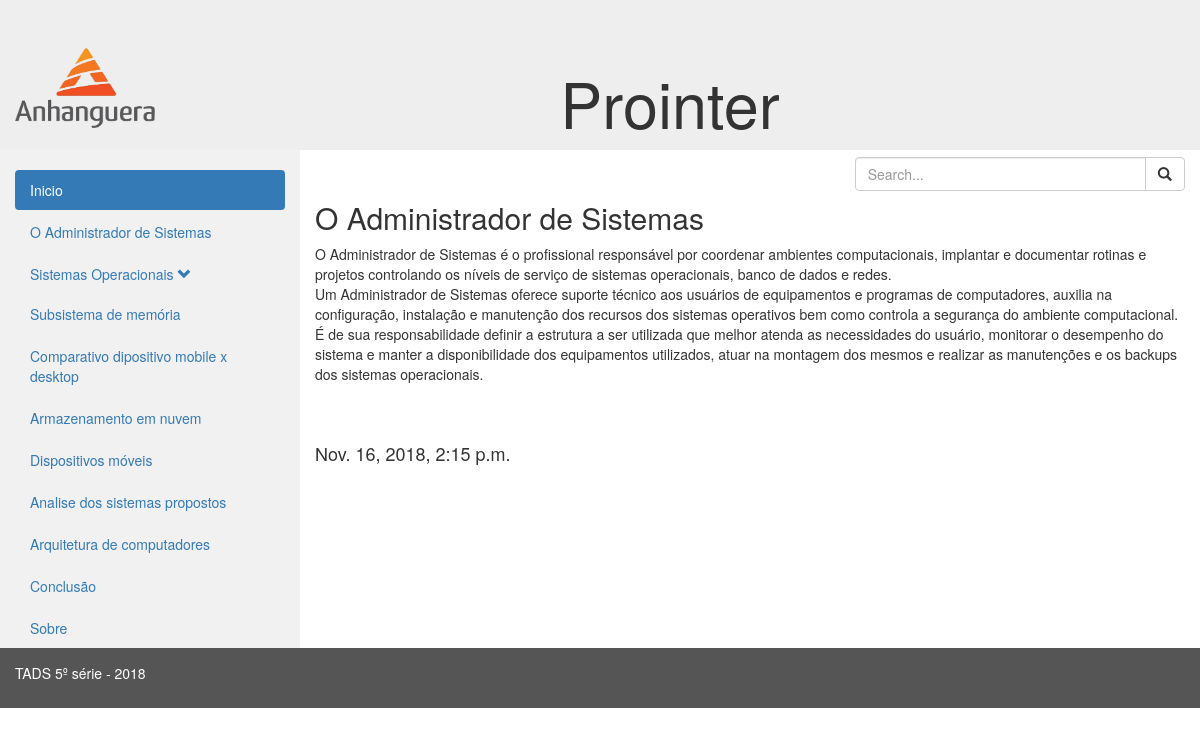
The app's page /?index=4 with its own data.
### blog/models.py (models this page shows, shortened)
class Post(models.Model):
    index = models.CharField(max_length=2)
    title = models.CharField(max_length=150)
    text = models.TextField()
    create_date = models.DateTimeField(
        default = timezone.now
    )

### blog/views.py (the view)
# urls.py: path('', views.post_list, name='post_list'),
def post_list(request):
    index = request.GET.get('index')
    search = request.GET.get('search')
    if search:
        post = Post.objects.filter(
            Q(title__contains=search) |
            Q(text__contains=search)
        ).order_by('create_date')
    elif index:
        post = Post.objects.filter(index=index)
    else:
        post = Post.objects.filter(index='1')
    context = {'post': post}
    return render(request, 'blog/post_list.html', context)

### blog/templates/blog/post_list.html (shortened to what this page needs)
{% extends 'blog/base.html' %}
{% block content %}
    {% for posts in post %}
    <h2>{{posts.title}}</h2>
    <p id="p">{{posts.text|linebreaks}}</p>
    <br>
    <br>
    <h4>{{posts.create_date}}</h4>
    {% endfor %}
{% endblock %}

### records on screen
Post: title "O Administrador de Sistemas", text "O Administrador de Sistemas é o profissional responsável por coordenar ambientes computacionais, implantar e documentar rotinas e projetos controlando os níveis de serviço de sistemas operacionais, banco de dados e redes. Um Administrador de Sistemas oferece suporte técnico aos usuários de equipamentos e programas de computadores, auxilia na configuração, instalação e manutenção dos recursos dos sistemas operativos bem como controla a segurança do ambiente computacional. É de sua responsabilidade definir a estrutura a ser utilizada que melhor atenda as necessidades do usuário, monitorar o desempenho do sistema e manter a disponibilidade dos equipamentos utilizados, atuar na montagem dos…", create_date "Nov. 16, 2018, 2:15 p.m."
